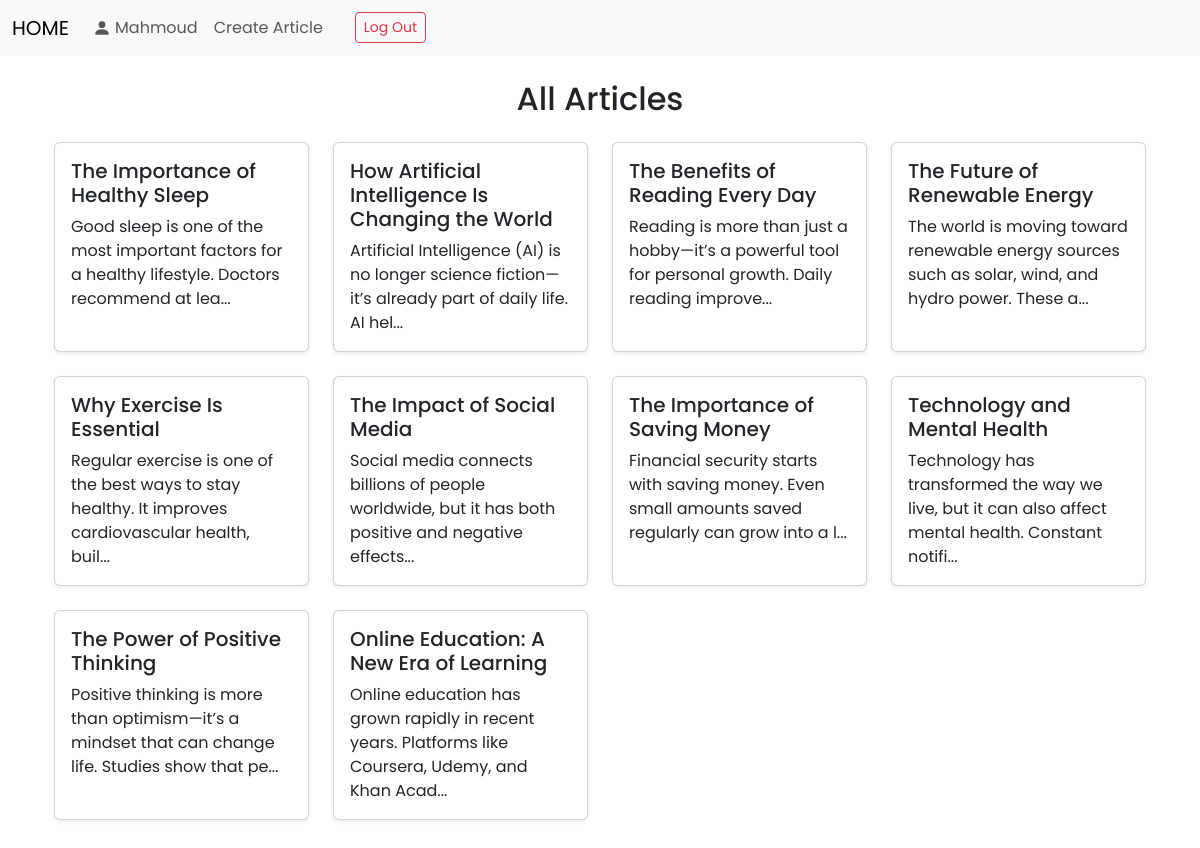
Page / (signed in) on the committed database.
### tables this page shows
CREATE TABLE "users" (
	"id"	INTEGER,
	"username"	TEXT NOT NULL,
	"password"	TEXT NOT NULL,
	"email"	TEXT NOT NULL UNIQUE,
	PRIMARY KEY("id" AUTOINCREMENT)
);

CREATE TABLE "posts" (
	"id"	INTEGER,
	"title"	TEXT NOT NULL,
	"body"	TEXT NOT NULL,
	"author_id"	INTEGER,
	"created_at"	TIMESTAMP DEFAULT 'CREATED TIME STAMP' COLLATE UTF16CI,
	PRIMARY KEY("id" AUTOINCREMENT)
);

### app.py (the view)
@app.route('/')
def posts():
    db = get_db()
    posts = db.execute('SELECT * FROM posts').fetchall()
    db.close()
    return render_template('posts.html', posts=posts)

### app.py (called while the page is built)
def get_db():
    db = sqlite3.connect(database)
    db.row_factory = sqlite3.Row
    return db

@app.before_request
def load_logged_in_user():
    user_id = session.get('user_id')
    if user_id == None :
        g.user = None
    else:
        g.user = get_db().execute('SELECT * FROM users WHERE id = ?', (user_id,)).fetchone()

### templates/posts.html (shortened to what this page needs)
{% extends 'base.html' %}
{% block content %}
<div class="container my-4">
    {% if posts %}
        <h2 class="text-center mb-4">All Articles</h2>
    {% else %}
        <h2 class="text-center">No Articles</h2>
    {% endif %}
    <div class="row">
        {% for post in posts %}
        <div class="col-12 col-sm-6 col-md-4 col-lg-3 mb-4">
            <div class="card h-100 shadow-sm">
                <div class="card-body d-flex flex-column">
                    <a href="post/{{ post['id'] }}" class="text-decoration-none text-dark">
                        <h5 class="card-title">{{ post['title'] }}</h5>
                        <p class="card-text">{{ post['body']|truncate(100, True, '...') }}</p>
                    </a>
                </div>
            </div>
        </div>
        {% endfor %}
    </div>
</div>
{% endblock %}

### templates/base.html (shortened to what this page needs)
<!DOCTYPE html>
<html lang="en">
<head>
    <link rel="stylesheet" href="{{url_for('static', filename='bootstrap.min.css') }}">
    <link rel="stylesheet" href="{{ url_for('static', filename='styles.css') }}" >
</head>
<body>
<nav class="navbar navbar-expand-lg navbar-light bg-light">
  <div class="container-fluid">
    <a class="navbar-brand" href="{{ url_for('posts') }}"> HOME </a>
    <div class="collapse navbar-collapse" id="navbarSupportedContent">
      <ul class="navbar-nav me-auto mb-2 mb-lg-0">
      {% if g.user %}
        <li class="nav-item">
              <a class="nav-link d-flex align-items-center gap-1" href="{{ url_for('posts') }}">
                <svg xmlns="http://www.w3.org/2000/svg" width="18" height="18" fill="currentColor"
                     class="bi bi-person-fill" viewBox="0 0 16 16">
                  <path d="M3 14s-1 0-1-1 1-4 6-4 6 3 6 4-1 1-1 1zm5-6a3 3 0 1 0 0-6 3 3 0 0 0 0 6"/>
                </svg>
                {{ g.user['username'] }}
              </a>
         </li>
         <li class="nav-item">
          <a class="nav-link" href="{{ url_for('create') }}">Create Article</a>
        </li>
          <li class="nav-item" >
              <a class="btn btn-outline-danger btn-sm ms-4 mt-1" href="{{ url_for('logout') }}">Log Out</a>
          </li>
      {% endif %}
      </ul>
    </div>
  </div>
</nav>
<div class="container">
    {% block content %} {% endblock %}
</div>
</body>
</html>

### static/styles.css (style rules this page uses)
body { font-family: "Poppins", sans-serif; font-style: normal; }

### rows in the picture
users: user.username "Mahmoud"
posts: title "The Importance of Healthy Sleep", body "Good sleep is one of the most important factors for a healthy lifestyle. Doctors recommend at lea..."
posts: title "How Artificial Intelligence Is Changing the World", body "Artificial Intelligence (AI) is no longer science fiction—it’s already part of daily life. AI hel..."
posts: title "The Benefits of Reading Every Day", body "Reading is more than just a hobby—it’s a powerful tool for personal growth. Daily reading improve..."
posts: title "The Future of Renewable Energy", body "The world is moving toward renewable energy sources such as solar, wind, and hydro power. These a..."
posts: title "Why Exercise Is Essential", body "Regular exercise is one of the best ways to stay healthy. It improves cardiovascular health, buil..."
posts: title "The Impact of Social Media", body "Social media connects billions of people worldwide, but it has both positive and negative effects..."
posts: title "The Importance of Saving Money", body "Financial security starts with saving money. Even small amounts saved regularly can grow into a l..."
posts: title "Technology and Mental Health", body "Technology has transformed the way we live, but it can also affect mental health. Constant notifi..."
posts: title "The Power of Positive Thinking", body "Positive thinking is more than optimism—it’s a mindset that can change life. Studies show that pe..."
posts: title "Online Education: A New Era of Learning", body "Online education has grown rapidly in recent years. Platforms like Coursera, Udemy, and Khan Acad..."
